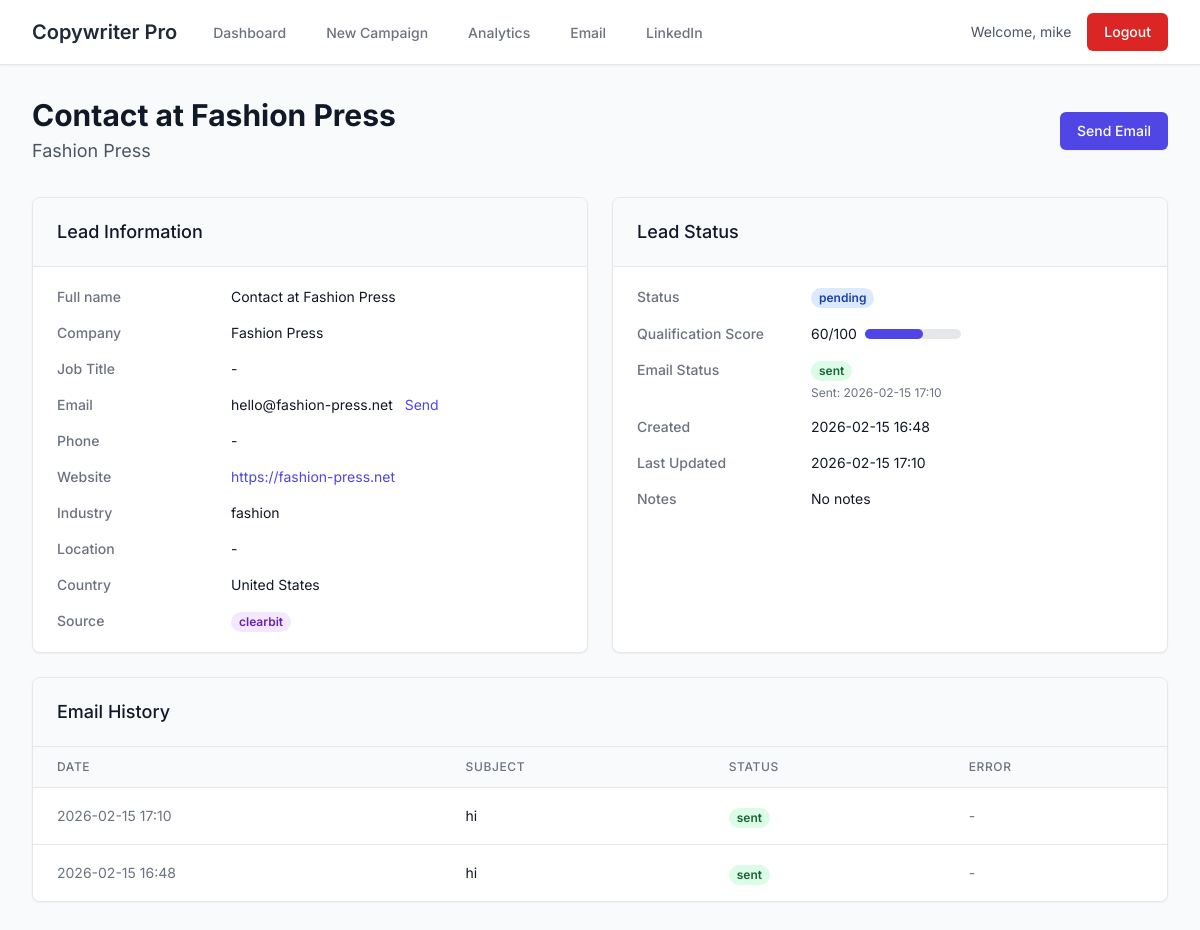
The app's page /lead/lead_1771163287_9_3220 (signed in) with its own data.
### tables this page shows
CREATE TABLE leads (
                    lead_id TEXT PRIMARY KEY,
                    campaign_id TEXT NOT NULL,
                    user_id TEXT NOT NULL,
                    name TEXT NOT NULL,
                    company TEXT,
                    email TEXT,
                    website TEXT,
                    industry TEXT,
                    location TEXT,
                    country TEXT,
                    timezone TEXT,
                    notes TEXT,
                    status TEXT NOT NULL,
                    qualification_score INTEGER DEFAULT 0,
                    email_status TEXT DEFAULT 'pending',
                    email_sent_at TEXT,
                    linkedin_url TEXT,
                    linkedin_profile TEXT,
                    founded_year INTEGER,
                    employee_count TEXT,
                    estimated_revenue TEXT,
                    source TEXT DEFAULT 'manual',
                    job_title TEXT,
                    phone TEXT,
                    created_at TEXT NOT NULL,
                    updated_at TEXT NOT NULL,
                    FOREIGN KEY (campaign_id) REFERENCES campaigns (campaign_id),
                    FOREIGN KEY (user_id) REFERENCES users (user_id)
                );

CREATE TABLE emails (
                    email_id TEXT PRIMARY KEY,
                    lead_id TEXT NOT NULL,
                    campaign_id TEXT NOT NULL,
                    user_id TEXT NOT NULL,
                    subject TEXT NOT NULL,
                    body TEXT NOT NULL,
                    sent_at TEXT NOT NULL,
                    status TEXT NOT NULL,
                    error_message TEXT,
                    FOREIGN KEY (lead_id) REFERENCES leads (lead_id)
                );

### main.py (the view)
@app.route('/lead/<lead_id>')
def lead_detail(lead_id):
    if 'user_id' not in session:
        return redirect(url_for('index'))
    lead = db.get_lead(lead_id)
    if not lead:
        flash('Lead not found', 'error')
        return redirect(url_for('dashboard'))
    emails = db.get_lead_emails(lead_id)
    campaign = db.get_campaign(lead.campaign_id)
    return render_template('lead_detail.html', lead=lead, emails=emails, campaign=campaign)

### main.py (called while the page is built)
    def __post_init__(self):
        if self.ideal_industries is None:
            self.ideal_industries = []
        if self.ideal_locations is None:
            self.ideal_locations = []
        if self.ideal_countries is None:
            self.ideal_countries = []
        if self.ideal_job_titles is None:
            self.ideal_job_titles = []

    @classmethod
    def from_dict(cls, data: dict) -> 'Campaign':
        known_fields = {
            'campaign_id', 'user_id', 'name', 'created_at', 'status',
            'ideal_industries', 'ideal_locations', 'ideal_countries',
            'ideal_company_size', 'ideal_job_titles', 'search_globally', 'min_founded_year',
            'email_subject', 'email_body', 'notify_email'
        }
        filtered_data = {k: v for k, v in data.items() if k in known_fields}
        return cls(**filtered_data)

    @contextmanager
    def get_connection(self):
        with self.lock:
            conn = sqlite3.connect(self.db_path, timeout=30)
            conn.row_factory = sqlite3.Row
            try:
                yield conn
                conn.commit()
            except Exception as e:
                conn.rollback()
                raise e
            finally:
                conn.close()

    def execute_query(self, query: str, params: tuple = ()) -> List[Dict]:
        with self.get_connection() as conn:
            cursor = conn.cursor()
            cursor.execute(query, params)
            rows = cursor.fetchall()
            return [dict(row) for row in rows]

    def _filter_to_dataclass(self, cls, data: dict) -> dict:
        valid_keys = {f.name for f in fields(cls)}
        return {k: v for k, v in data.items() if k in valid_keys}

    def get_campaign(self, campaign_id: str) -> Optional[Campaign]:
        row = self.execute_query('SELECT user_id, config FROM campaigns WHERE campaign_id = ?', (campaign_id,))
        if row:
            try:
                data = json.loads(row[0]['config'])
                data['user_id'] = row[0]['user_id']
                return Campaign.from_dict(data)
            except:
                return None
        return None

    def get_lead_emails(self, lead_id: str) -> List[EmailRecord]:
        rows = self.execute_query('SELECT * FROM emails WHERE lead_id = ? ORDER BY sent_at DESC', (lead_id,))
        emails = []
        for r in rows:
            filtered = self._filter_to_dataclass(EmailRecord, r)
            emails.append(EmailRecord(**filtered))
        return emails

### templates/lead_detail.html (shortened to what this page needs)
{% extends "base.html" %}
{% block content %}
<div class="px-4 sm:px-0">
    <div class="flex flex-col sm:flex-row justify-between items-start sm:items-center gap-4 mb-8">
        <div>
            <h1 class="text-2xl sm:text-3xl font-bold text-gray-900">{{ lead.name }}</h1>
            <p class="mt-1 text-lg text-gray-600">{{ lead.company }}</p>
        </div>
        <div class="flex gap-3">
            {% if lead.email and '@' in lead.email %}
            <button onclick="sendEmail()" id="sendEmailBtn"
                    class="inline-flex items-center px-4 py-2 border border-transparent shadow-sm text-sm font-medium rounded-md text-white bg-indigo-600 hover:bg-indigo-700 focus:outline-none focus:ring-2 focus:ring-offset-2 focus:ring-indigo-500">
                Send Email
            </button>
            {% endif %}
        </div>
    </div>
    <div class="grid grid-cols-1 lg:grid-cols-2 gap-6">
        <div class="bg-white shadow-sm rounded-lg border border-gray-200 overflow-hidden">
            <div class="px-6 py-5 border-b border-gray-200 bg-gray-50">
                <h3 class="text-lg font-medium text-gray-900">Lead Information</h3>
            </div>
            <div class="px-6 py-5">
                <dl class="grid grid-cols-1 gap-4">
                    <div class="grid grid-cols-3 gap-4">
                        <dt class="text-sm font-medium text-gray-500">Full name</dt>
                        <dd class="text-sm text-gray-900 col-span-2">{{ lead.name }}</dd>
                    </div>
                    <div class="grid grid-cols-3 gap-4">
                        <dt class="text-sm font-medium text-gray-500">Company</dt>
                        <dd class="text-sm text-gray-900 col-span-2">{{ lead.company }}</dd>
                    </div>
                    <div class="grid grid-cols-3 gap-4">
                        <dt class="text-sm font-medium text-gray-500">Job Title</dt>
                        <dd class="text-sm text-gray-900 col-span-2">{{ lead.job_title or '-' }}</dd>
                    </div>
                    <div class="grid grid-cols-3 gap-4">
                        <dt class="text-sm font-medium text-gray-500">Email</dt>
                        <dd class="text-sm text-gray-900 col-span-2">
                            {{ lead.email }}
                            {% if lead.email and '@' in lead.email %}
                            <a href="mailto:{{ lead.email }}" class="ml-2 text-indigo-600 hover:text-indigo-900">Send</a>
                            {% endif %}
                        </dd>
                    </div>
                    <div class="grid grid-cols-3 gap-4">
                        <dt class="text-sm font-medium text-gray-500">Phone</dt>
                        <dd class="text-sm text-gray-900 col-span-2">
                            {{ lead.phone or '-' }}
                        </dd>
                    </div>
                    <div class="grid grid-cols-3 gap-4">
                        <dt class="text-sm font-medium text-gray-500">Website</dt>
                        <dd class="text-sm text-gray-900 col-span-2">
                            {% if lead.website %}
                            <a href="{{ lead.website }}" target="_blank" class="text-indigo-600 hover:text-indigo-900">{{ lead.website }}</a>
                            {% else %}
                            -
                            {% endif %}
                        </dd>
                    </div>
                    <div class="grid grid-cols-3 gap-4">
                        <dt class="text-sm font-medium text-gray-500">Industry</dt>
                        <dd class="text-sm text-gray-900 col-span-2">{{ lead.industry or '-' }}</dd>
                    </div>
                    <div class="grid grid-cols-3 gap-4">
                        <dt class="text-sm font-medium text-gray-500">Location</dt>
                        <dd class="text-sm text-gray-900 col-span-2">{{ lead.location or '-' }}</dd>
                    </div>
                    <div class="grid grid-cols-3 gap-4">
                        <dt class="text-sm font-medium text-gray-500">Country</dt>
                        <dd class="text-sm text-gray-900 col-span-2">{{ lead.country or '-' }}</dd>
                    </div>
                    <div class="grid grid-cols-3 gap-4">
                        <dt class="text-sm font-medium text-gray-500">Source</dt>
                        <dd class="text-sm text-gray-900 col-span-2">
                            <span class="px-2 inline-flex text-xs leading-5 font-semibold rounded-full bg-purple-100 text-purple-800">
                                {{ lead.source }}
                            </span>
                        </dd>
                    </div>
                </dl>
            </div>
        </div>
        <div class="bg-white shadow-sm rounded-lg border border-gray-200 overflow-hidden">
            <div class="px-6 py-5 border-b border-gray-200 bg-gray-50">
                <h3 class="text-lg font-medium text-gray-900">Lead Status</h3>
            </div>
            <div class="px-6 py-5">
                <dl class="grid grid-cols-1 gap-4">
                    <div class="grid grid-cols-3 gap-4">
                        <dt class="text-sm font-medium text-gray-500">Status</dt>
                        <dd class="text-sm col-span-2">
                            <span class="px-2 inline-flex text-xs leading-5 font-semibold rounded-full
                                {% if lead.status == 'hot' %}bg-green-100 text-green-800
                                {% elif lead.status == 'maybe' %}bg-yellow-100 text-yellow-800
                                {% elif lead.status == 'cold' %}bg-gray-100 text-gray-800
                                {% else %}bg-blue-100 text-blue-800{% endif %}">
                                {{ lead.status }}
                            </span>
                        </dd>
                    </div>
                    <div class="grid grid-cols-3 gap-4">
                        <dt class="text-sm font-medium text-gray-500">Qualification Score</dt>
                        <dd class="text-sm text-gray-900 col-span-2">
                            <div class="flex items-center">
                                <span class="mr-2">{{ lead.qualification_score }}/100</span>
                                <div class="w-24 bg-gray-200 rounded-full h-2.5">
                                    <div class="bg-indigo-600 h-2.5 rounded-full" style="width: {{ lead.qualification_score }}%"></div>
                                </div>
                            </div>
                        </dd>
                    </div>
                    <div class="grid grid-cols-3 gap-4">
                        <dt class="text-sm font-medium text-gray-500">Email Status</dt>
                        <dd class="text-sm col-span-2">
                            <span class="px-2 inline-flex text-xs leading-5 font-semibold rounded-full
                                {% if lead.email_status == 'sent' %}bg-green-100 text-green-800
                                {% elif lead.email_status == 'sending' %}bg-yellow-100 text-yellow-800
                                {% else %}bg-gray-100 text-gray-800{% endif %}">
                                {{ lead.email_status }}
                            </span>
                            {% if lead.email_sent_at %}
                            <span class="block text-xs text-gray-500 mt-1">Sent: {{ lead.email_sent_at[:16].replace('T', ' ') }}</span>
                            {% endif %}
                        </dd>
                    </div>
                    <div class="grid grid-cols-3 gap-4">
                        <dt class="text-sm font-medium text-gray-500">Created</dt>
                        <dd class="text-sm text-gray-900 col-span-2">{{ lead.created_at[:16].replace('T', ' ') }}</dd>
                    </div>
                    <div class="grid grid-cols-3 gap-4">
                        <dt class="text-sm font-medium text-gray-500">Last Updated</dt>
                        <dd class="text-sm text-gray-900 col-span-2">{{ lead.updated_at[:16].replace('T', ' ') }}</dd>
                    </div>
                    <div class="grid grid-cols-3 gap-4">
                        <dt class="text-sm font-medium text-gray-500">Notes</dt>
                        <dd class="text-sm text-gray-900 col-span-2">{{ lead.notes or 'No notes' }}</dd>
                    </div>
                </dl>
            </div>
        </div>
    </div>
    <div class="mt-6 bg-white shadow-sm rounded-lg border border-gray-200 overflow-hidden">
        <div class="px-6 py-5 border-b border-gray-200 bg-gray-50">
            <h3 class="text-lg font-medium text-gray-900">Email History</h3>
        </div>
        <div class="overflow-x-auto">
            {% if emails %}
            <table class="min-w-full divide-y divide-gray-200">
                <thead class="bg-gray-50">
                    <tr>
                        <th scope="col" class="px-6 py-3 text-left text-xs font-medium text-gray-500 uppercase tracking-wider">Date</th>
                        <th scope="col" class="px-6 py-3 text-left text-xs font-medium text-gray-500 uppercase tracking-wider">Subject</th>
                        <th scope="col" class="px-6 py-3 text-left text-xs font-medium text-gray-500 uppercase tracking-wider">Status</th>
                        <th scope="col" class="px-6 py-3 text-left text-xs font-medium text-gray-500 uppercase tracking-wider">Error</th>
                    </tr>
                </thead>
                <tbody class="bg-white divide-y divide-gray-200">
                    {% for email in emails %}
                    <tr>
                        <td class="px-6 py-4 whitespace-nowrap text-sm text-gray-500">{{ email.sent_at[:16].replace('T', ' ') }}</td>
                        <td class="px-6 py-4 whitespace-nowrap text-sm text-gray-900">{{ email.subject }}</td>
                        <td class="px-6 py-4 whitespace-nowrap">
                            <span class="px-2 inline-flex text-xs leading-5 font-semibold rounded-full
                                {% if email.status == 'sent' %}bg-green-100 text-green-800
                                {% elif email.status == 'failed' %}bg-red-100 text-red-800
                                {% else %}bg-gray-100 text-gray-800{% endif %}">
                                {{ email.status }}
                            </span>
                        </td>
                        <td class="px-6 py-4 whitespace-nowrap text-sm text-gray-500">{{ email.error_message or '-' }}</td>
                    </tr>
                    {% endfor %}
                </tbody>
            </table>
            {% else %}
            <div class="px-6 py-5 text-center text-gray-500">
                No emails sent yet.
            </div>
            {% endif %}
        </div>
    </div>
</div>
{% endblock %}

### templates/base.html (style rules this page uses)
body { font-family: 'Inter', sans-serif; }

### records on screen
leads: name "Contact at Fashion Press", company "Fashion Press", job_title "-", email "hello@fashion-press.net", phone "-", website "https://fashion-press.net", industry "fashion", location "-", country "United States", source "clearbit", status "pending", qualification_score "60", email_status "sent", email_sent_at "2026-02-15 17:10", created_at "2026-02-15 16:48", updated_at "2026-02-15 17:10", notes "No notes"
emails: sent_at "2026-02-15 17:10", subject "hi", status "sent", error_message "-"
emails: sent_at "2026-02-15 16:48", subject "hi", status "sent", error_message "-"

### other values on screen
{{ session.username }} "mike"
